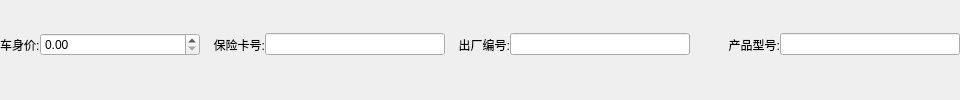
        <widget class="QWidget" name="widget_4" native="true">
         <layout class="QHBoxLayout" name="horizontalLayout_4">
          <property name="spacing">
           <number>0</number>
          </property>
          <property name="leftMargin">
           <number>0</number>
          </property>
          <property name="topMargin">
           <number>0</number>
          </property>
          <property name="rightMargin">
           <number>0</number>
          </property>
          <item>
           <widget class="QLabel" name="label_13">
            <property name="minimumSize">
             <size>
              <width>40</width>
              <height>0</height>
             </size>
            </property>
            <property name="maximumSize">
             <size>
              <width>40</width>
              <height>16777215</height>
             </size>
            </property>
            <property name="text">
             <string>车身价:</string>
            </property>
           </widget>
          </item>
          <item>
           <widget class="QDoubleSpinBox" name="worthDSB">
            <property name="minimumSize">
             <size>
              <width>160</width>
              <height>0</height>
             </size>
            </property>
            <property name="maximumSize">
             <size>
              <width>160</width>
              <height>16777215</height>
             </size>
            </property>
            <property name="maximum">
             <double>9999999999.989999771118164</double>
            </property>
           </widget>
          </item>
          <item>
           <widget class="QLabel" name="label_14">
            <property name="minimumSize">
             <size>
              <width>65</width>
              <height>0</height>
             </size>
            </property>
            <property name="maximumSize">
             <size>
              <width>65</width>
              <height>16777215</height>
             </size>
            </property>
            <property name="text">
             <string>保险卡号:</string>
            </property>
            <property name="alignment">
             <set>Qt::AlignRight|Qt::AlignTrailing|Qt::AlignVCenter</set>
            </property>
           </widget>
          </item>
          <item>
           <widget class="QLineEdit" name="insuranceCardNumberLE">
            <property name="minimumSize">
             <size>
              <width>180</width>
              <height>0</height>
             </size>
            </property>
            <property name="maximumSize">
             <size>
              <width>180</width>
              <height>16777215</height>
             </size>
            </property>
           </widget>
          </item>
          <item>
           <widget class="QLabel" name="label_15">
            <property name="minimumSize">
             <size>
              <width>65</width>
              <height>0</height>
             </size>
            </property>
            <property name="maximumSize">
             <size>
              <width>65</width>
              <height>16777215</height>
             </size>
            </property>
            <property name="text">
             <string>出厂编号:</string>
            </property>
            <property name="alignment">
             <set>Qt::AlignRight|Qt::AlignTrailing|Qt::AlignVCenter</set>
            </property>
           </widget>
          </item>
          <item>
           <widget class="QLineEdit" name="factoryCodeLE">
            <property name="minimumSize">
             <size>
              <width>180</width>
              <height>0</height>
             </size>
            </property>
            <property name="maximumSize">
             <size>
              <width>180</width>
              <height>16777215</height>
             </size>
            </property>
           </widget>
          </item>
          <item>
           <widget class="QLabel" name="label_16">
            <property name="minimumSize">
             <size>
              <width>90</width>
              <height>0</height>
             </size>
            </property>
            <property name="maximumSize">
             <size>
              <width>90</width>
              <height>16777215</height>
             </size>
            </property>
            <property name="text">
             <string>产品型号:</string>
            </property>
            <property name="alignment">
             <set>Qt::AlignRight|Qt::AlignTrailing|Qt::AlignVCenter</set>
            </property>
           </widget>
          </item>
          <item>
           <widget class="QLineEdit" name="productNumberLE">
            <property name="minimumSize">
             <size>
              <width>180</width>
              <height>0</height>
             </size>
            </property>
            <property name="maximumSize">
             <size>
              <width>180</width>
              <height>16777215</height>
             </size>
            </property>
           </widget>
          </item>
         </layout>
        </widget>
